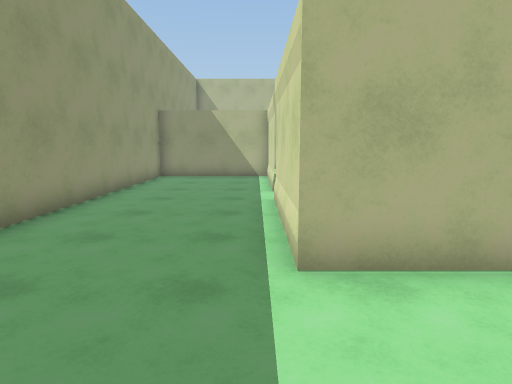
View 1 (above)

22 first-person views from a walk through a scene from a Unity 3-D project. The camera is 1.5 m above the floor, tilts 8° down and sees 75° across. The floor is counted in squares, 1.05 m on a side. Each view is taken from the middle of a square. On the plan, view 1 faces up. The plan holds only what a view shows up to about 15 squares ahead; the rest is blank. The place goes on beyond the plan. The player is left out.

View 2
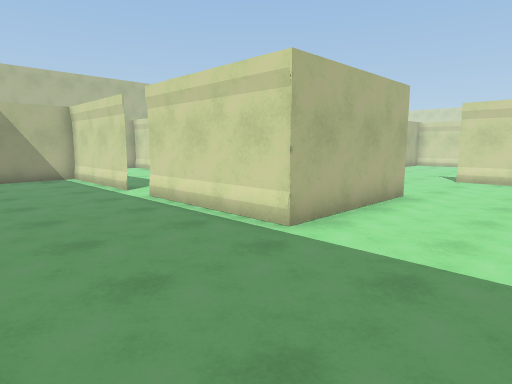

View 3
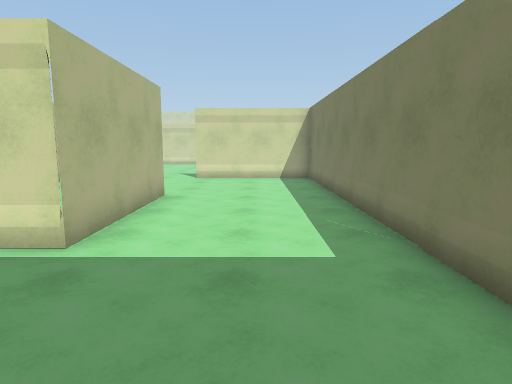

View 4
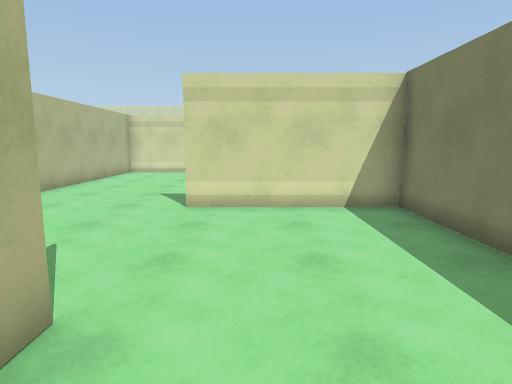

View 5
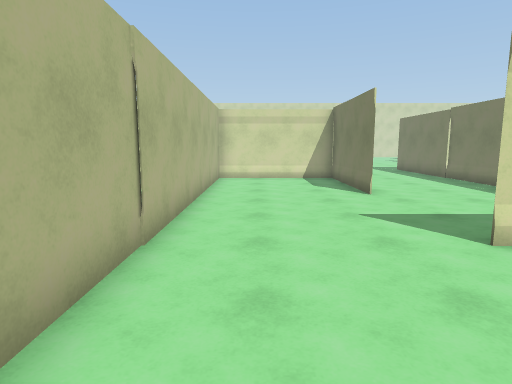

View 6
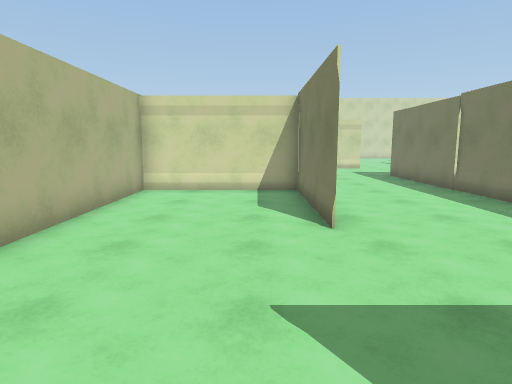

View 7
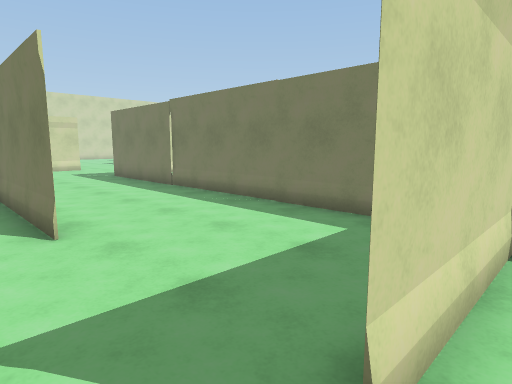

View 8
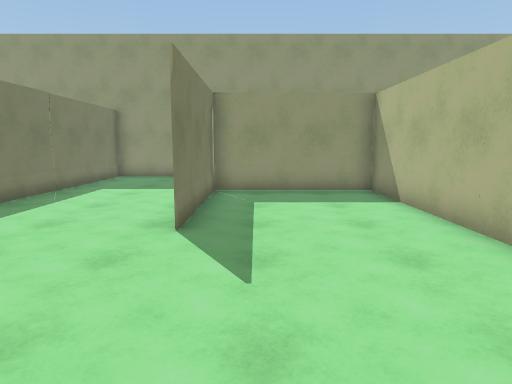

View 9
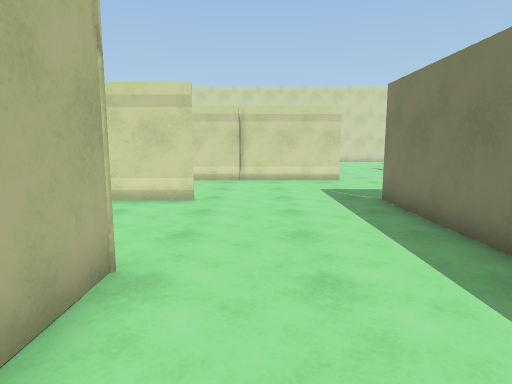

View 10
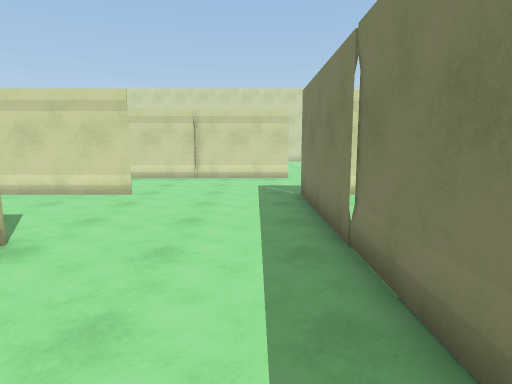

View 11
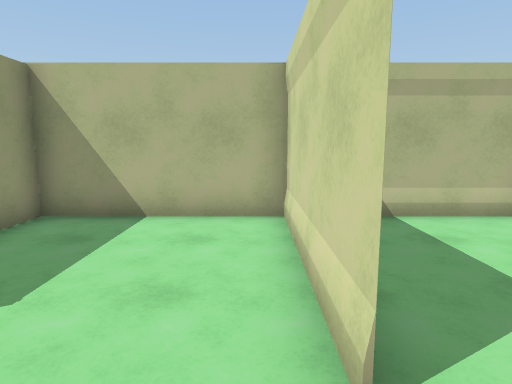

View 12
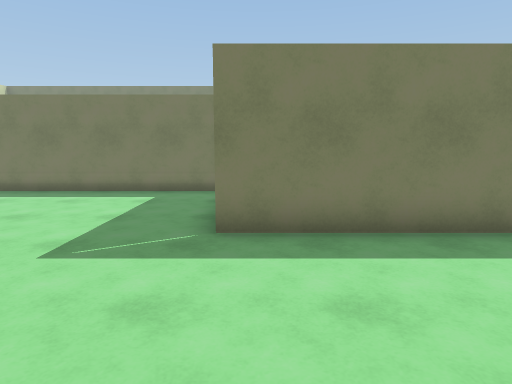

View 13
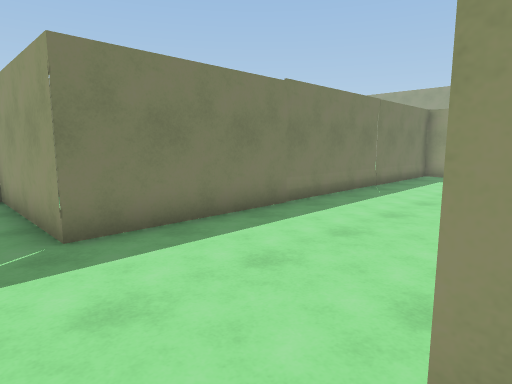

View 14
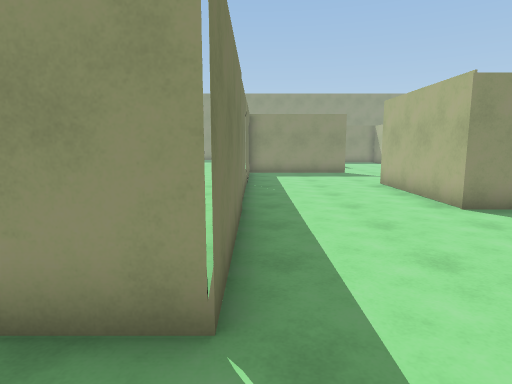

View 15
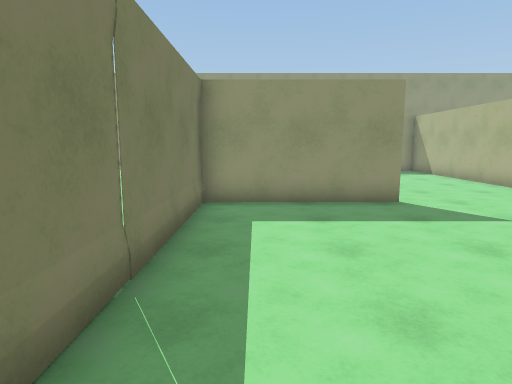

View 16
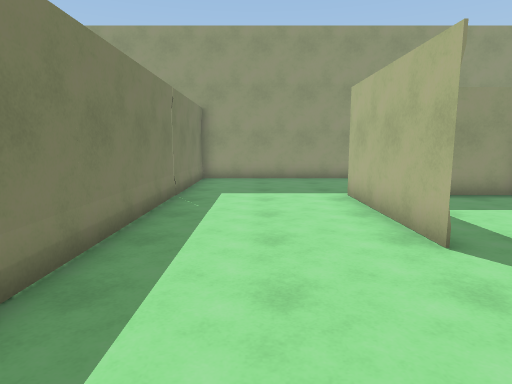

View 17
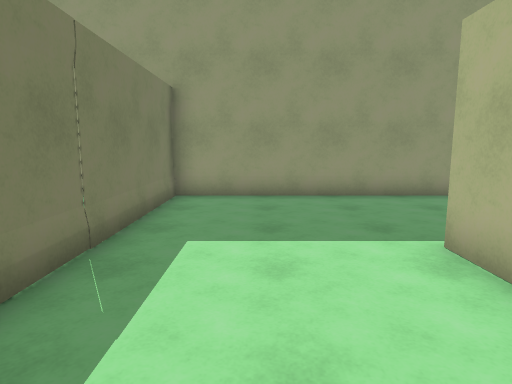

View 18
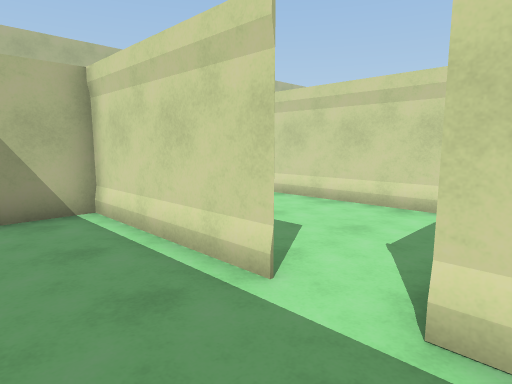

View 19
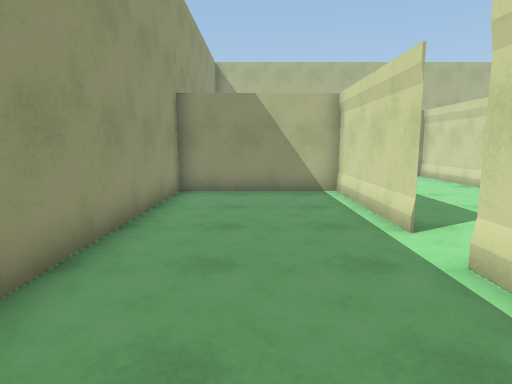

View 20
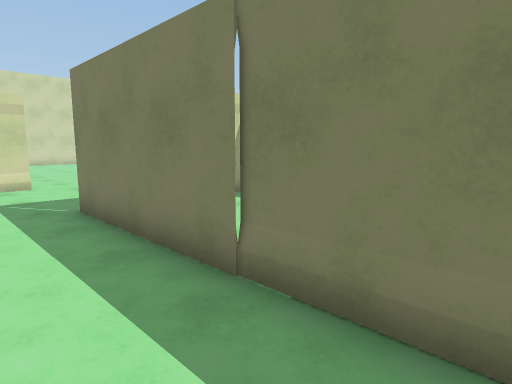

View 21
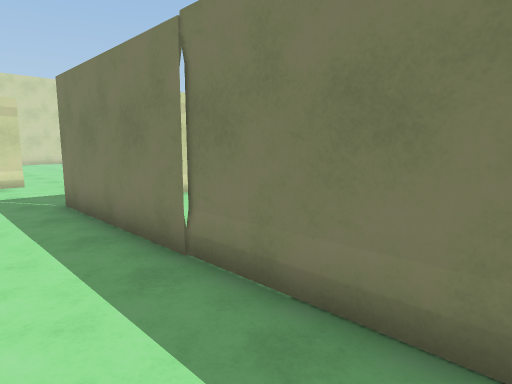

View 22
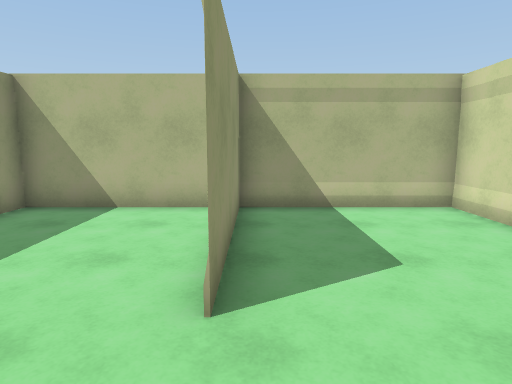

### Floor plan
Points are (right, up) in squares from view 1. A wall is a line through its corners. A room is listed if a view was taken in it or the views show most of it. See-through windows are left out.
Room 1 (views 1, 2, 3, 4, 5, 6, 7, 8, 9, 10, 11, 12, 13, 14, 15, 16, 17, 18, 19, 20, 21, 22)
walls: (10.7, 3.8) (10.7, -1.4); (15.5, 3.6) (20.7, 3.6) (15.5, 3.6); (10.7, -1.5) (10.7, 3.6); (20.7, 4.8) (20.7, 3.6) (20.7, 8.6) (20.7, 7.5); (25.6, 8.8) (25.6, 3.5) (25.6, 8.6); (0.5, 10.2) (0.5, 15.3) (-4.4, 15.3) (-4.4, -1); (30.5, 8.6) (0.5, 8.6) (0.5, 3.6) (5.6, 3.6) (0.5, 3.6) (0.5, 8.8); (-4.5, -1.4) (25.6, -1.4) (25.6, -6.4) (30.5, -6.4)
ways out: opening at (1, 10)

Where each view was taken, in squares from view 1:
view 1: 0 up, 0 right, facing up
view 2: 0 up, 4 left, facing up-right
view 3: 1 up, 4 left, facing right
view 4: 2 up, 3 right, facing right
view 5: 7 up, 6 right, facing right
view 6: 5 up, 10 right, facing right
view 7: 5 up, 10 right, facing down-right
view 8: 5 up, 11 right, facing left
view 9: 2 up, 17 right, facing right
view 10: 0 up, 16 right, facing right
view 11: 2 up, 25 right, facing up
view 12: 4 up, 25 right, facing down
view 13: 4 up, 27 right, facing down-left
view 14: 1 down, 28 right, facing left
view 15: 0 up, 19 right, facing left
view 16: 1 up, 10 right, facing left
view 17: 1 up, 5 right, facing left
view 18: 8 up, 2 left, facing up-right
view 19: 5 up, 2 left, facing up
view 20: 1 up, 18 right, facing down-right
view 21: 1 up, 17 right, facing down-right
view 22: 1 up, 26 right, facing up
